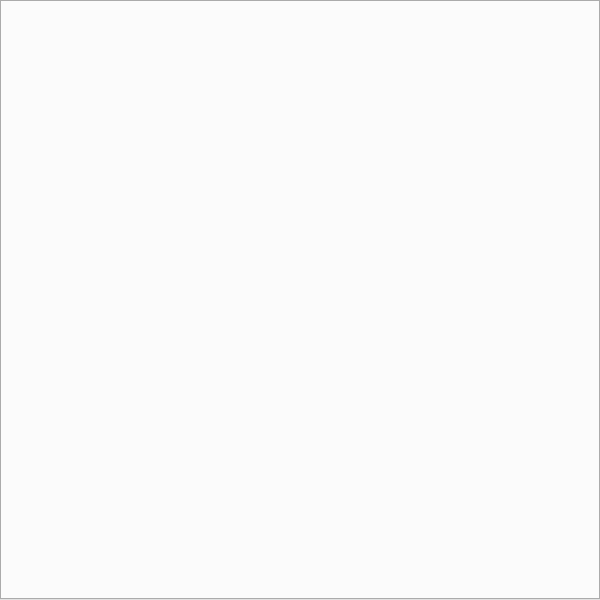
<?xml version="1.0" encoding="UTF-8"?>
<ui version="4.0">
 <class>ActivityPage</class>
 <widget class="QDialog" name="ActivityPage">
  <property name="geometry">
   <rect>
    <x>0</x>
    <y>0</y>
    <width>600</width>
    <height>600</height>
   </rect>
  </property>
  <property name="windowTitle">
   <string>Dialog</string>
  </property>
  <layout class="QVBoxLayout" name="verticalLayout_19">
   <property name="spacing">
    <number>0</number>
   </property>
   <property name="leftMargin">
    <number>0</number>
   </property>
   <property name="topMargin">
    <number>0</number>
   </property>
   <property name="rightMargin">
    <number>0</number>
   </property>
   <property name="bottomMargin">
    <number>0</number>
   </property>
   <item>
    <widget class="QTabWidget" name="tabs"/>
   </item>
  </layout>
 </widget>
 <resources/>
 <connections/>
</ui>
